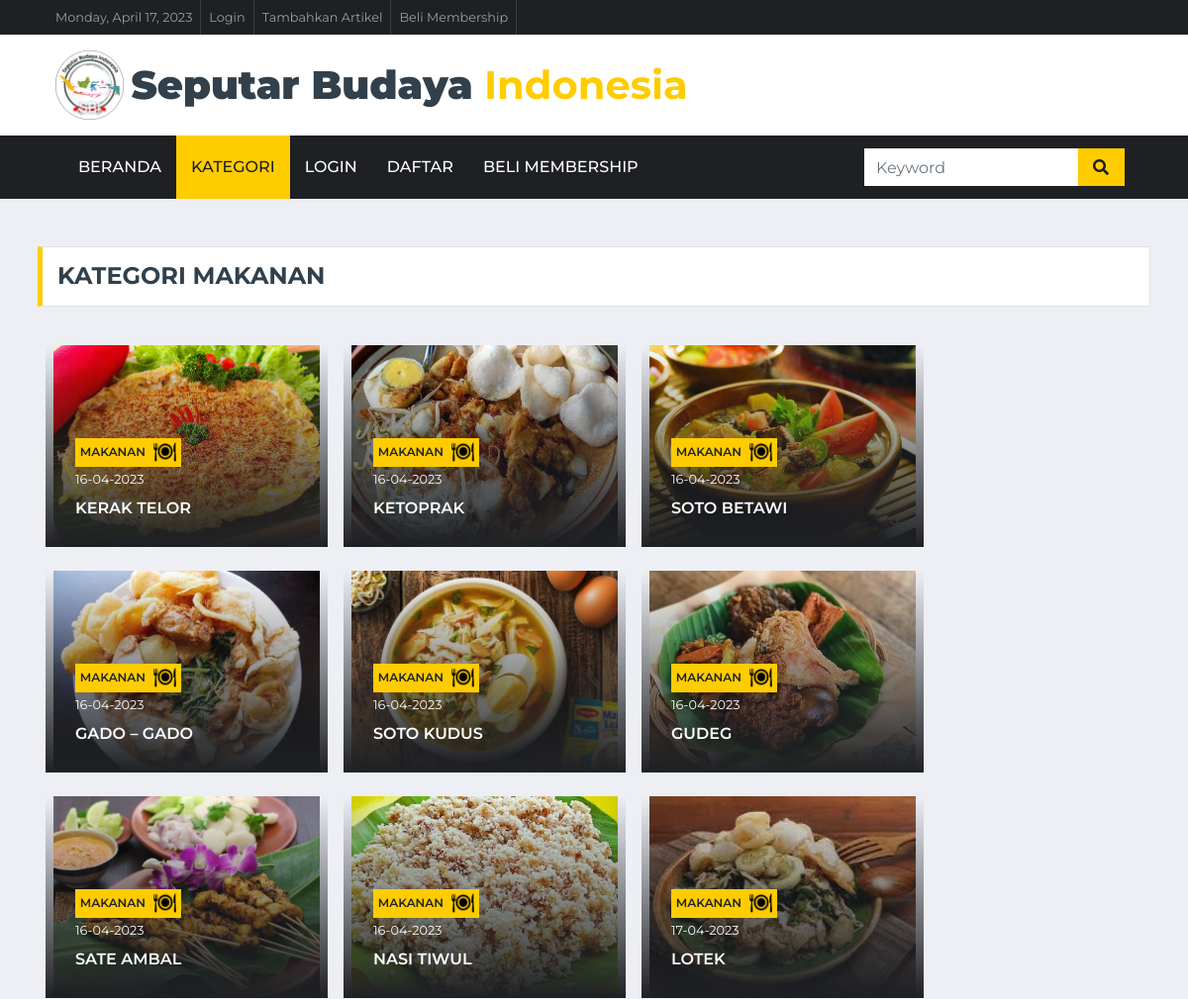
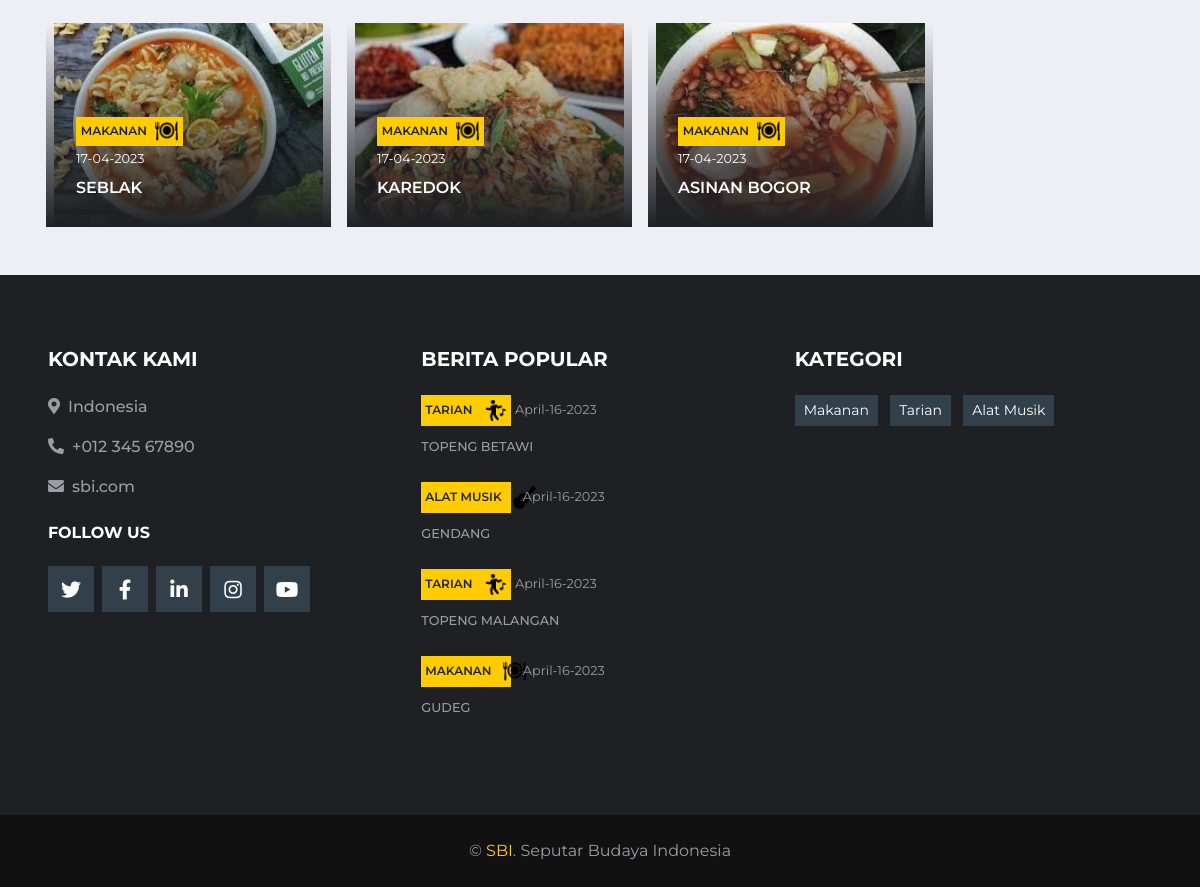
/index.php/kategori/makanan, run on the app's committed database (2 pictures, top to bottom).
### tables this page shows
CREATE TABLE `upload_content` (
  `id_konten` int(11) NOT NULL,
  `id_user` int(11) NOT NULL,
  `nama_penulis` varchar(80) NOT NULL,
  `judul_konten` varchar(255) NOT NULL,
  `daerah` varchar(50) NOT NULL,
  `kategori` varchar(50) NOT NULL,
  `kategori2` varchar(50) NOT NULL,
  `isi_konten` text NOT NULL,
  `gambar` text NOT NULL,
  `tgl_konten` datetime NOT NULL DEFAULT current_timestamp()
);

### application/controllers/Kategori.php (called while the page is built, shortened)
<?php
class Kategori extends CI_Controller {
	public function makanan() {
		$keyword = $this->input->post('keyword');
		$data_slider_home['home'] = $this->model_home->data_home2()->result();
		$data_home_navbar['data_home_navbar'] = $this->model_home->data_home_navbar()->result();
		$this->load->view('templates/header');
		$this->load->view('templates/navbar',$data_home_navbar);
		if ($keyword == null) {
			$data['makanan'] = $this->model_kategori->data_makanan()->result();
			$this->load->view('kategori/index', $data);
		}
			$this->load->view('templates/footer_content',$data_slider_home);
	}
}

### index.php (called while the page is built, shortened)
<?php
require_once BASEPATH.'core/CodeIgniter.php';

### application/models/model_kategori.php (called while the page is built, shortened)
<?php
class Model_kategori extends CI_Model
{
    public function data_makanan()
    {
        $this->db->select('*');
        $this->db->from('upload_content');
        $this->db->where('kategori','makanan');
        return $this->db->get();
    }
}

### application/models/model_home.php (called while the page is built, shortened)
<?php
class Model_home extends CI_Model
{
    public function data_home2()
    {
        $this->db->where('kategori2', "slider_home");
        $result = $this->db->get('upload_content');
        return $result;
    }
}

### application/views/kategori/index.php (the view, shortened to what this page needs)
<div class="container-fluid pt-5 mb-3">
    <div class="container">
        <div class="section-title">
            <?php foreach ($makanan as $ftr) : ?>
                <h4 class="m-0 text-uppercase font-weight-bold">Kategori <?= $ftr->kategori; ?></h4>
                <?php break; ?>
            <?php endforeach; ?>
        </div>
        <div class="ss">
            <div class="row gx-1">
                <?php foreach ($makanan as $ftr) : ?>
                    <?php
                       $daerah          = $ftr->daerah;
                       $kategori_folder = $ftr->kategori;
                       ?>
                    <div class="col-lg-3 col-md-5 ml-3 mt-4">
                        <div class="card-img">
                            <img src="<?= base_url() . '/upload_image/' . $daerah . '/' . strtolower($kategori_folder) . '/' . $ftr->gambar ?>" class="img-fluid card-img-top2">
                        </div>
                        <div class="overlay">
                            <div class="mb-2">
                                <?php if ($ftr->kategori == "makanan") { ?>
                                    <a class="badge badge-primary text-uppercase font-weight-semi-bold mr-1 d-flex align-items-center" href=""><?= $ftr->kategori ?> <img src="<?= base_url() ?>assets/img/food-icon.png" style="height: 23px;" class="ml-2" alt=""></a>
                                <?php }; ?>
                                <?php $originalDate = $ftr->tgl_konten;
                                   $newDate = date("d-m-Y", strtotime($originalDate)); ?>
                                <a class="text-white" href=""><small><?= $newDate ?></small></a>
                            </div>
                            <a class="h6 m-0 text-white text-uppercase font-weight-semi-bold" href="<?= base_url('detail/detail_konten/' . $ftr->id_konten); ?>"><?= $ftr->judul_konten ?></a>
                        </div>
                    </div>
                <?php endforeach; ?>
            </div>
        </div>
    </div>
</div>

### application/views/templates/footer_content.php
<div class="container-fluid bg-dark pt-5 px-lg-5 mt-5 px-4">
    <div class="row py-4">
        <div class="col-lg-4 col-md-6 mb-5">
            <h5 class="mb-4 text-white text-uppercase font-weight-bold">Kontak Kami</h5>
            <p class="font-weight-medium"><i class="fa fa-map-marker-alt mr-2"></i>Indonesia</p>
            <p class="font-weight-medium"><i class="fa fa-phone-alt mr-2"></i>+012 345 67890</p>
            <p class="font-weight-medium"><i class="fa fa-envelope mr-2"></i>sbi.com</p>
            <h6 class="mt-4 mb-4 text-white text-uppercase font-weight-bold">Follow Us</h6>
            <div class="d-flex justify-content-start">
                <a class="btn btn-lg btn-secondary btn-lg-square mr-2" href="#"><i class="fab fa-twitter"></i></a>
                <a class="btn btn-lg btn-secondary btn-lg-square mr-2" href="#"><i class="fab fa-facebook-f"></i></a>
                <a class="btn btn-lg btn-secondary btn-lg-square mr-2" href="#"><i class="fab fa-linkedin-in"></i></a>
                <a class="btn btn-lg btn-secondary btn-lg-square mr-2" href="#"><i class="fab fa-instagram"></i></a>
                <a class="btn btn-lg btn-secondary btn-lg-square" href="#"><i class="fab fa-youtube"></i></a>
            </div>
        </div>
        <div class="col-lg-4 col-md-6 mb-5">
            <h5 class="mb-4 text-white text-uppercase font-weight-bold">Berita Popular</h5>
            <div class="mb-3">
                <?php foreach ($home as $brt) :?>
                <div class="mb-2">
                <?php if ($brt->kategori == "tarian") { ?>
                    <a class="badge badge-primary text-uppercase font-weight-semi-bold p-1 " href="<?=base_url('kategori/tarian')?>"><?= $brt->kategori ?> <img src="<?= base_url() ?>assets/img/dance_icon.png" style="height: 23px;" class="ml-2" alt=""></a>
                    <?php }; ?>
                <?php if ($brt->kategori == "makanan") { ?>
                    <a class="badge badge-primary text-uppercase font-weight-semi-bold p-1 mr-2 w-25" href="<?=base_url('kategori/makanan')?>"><?= $brt->kategori ?> <img src="<?= base_url() ?>assets/img/food-icon.png" style="height: 23px;" class="ml-2" alt=""></a>
                    <?php }; ?>
                <?php if ($brt->kategori == "alat musik") { ?>
                    <a class="badge badge-primary text-uppercase font-weight-semi-bold p-1 mr-2 w-25" href="<?=base_url('kategori/alat_musik')?>"><?= $brt->kategori ?> <img src="<?= base_url() ?>assets/img/alat_musik.png" style="height: 23px;" class="ml-2" alt=""></a>
                    <?php }; ?>
                    <?php $originalDate = $brt->tgl_konten; $newDate = date("F-d-Y", strtotime($originalDate));?><a class="text-body" href=""><small><?= $newDate ?></small></a>
                </div>
                <a class="small text-body text-uppercase font-weight-medium" href=""><?=$brt->judul_konten;?></a>
                <br>
                <br>
                <?php endforeach ; ?>
            </div>
        </div>
        <div class="col-lg-4 col-md-6 mb-5">
            <h5 class="mb-4 text-white text-uppercase font-weight-bold">kATEGORI</h5>
            <div class="m-n1">
            <a href="<?=base_url('kategori/makanan')?>" class="btn btn-sm btn-secondary m-1">Makanan</a>
                <a href="<?=base_url('kategori/tarian')?>" class="btn btn-sm btn-secondary m-1">Tarian</a>
                <a href="<?=base_url('kategori/alat_musik')?>" class="btn btn-sm btn-secondary m-1">Alat Musik</a>
            </div>
        </div>
    </div>
</div>
<div class="container-fluid py-4 px-sm-3 px-md-5" style="background: #111111;">
    <p class="m-0 text-center">&copy; <a href="#">SBI</a>. Seputar Budaya Indonesia
</div>

### data on the page
upload_content: kategori "MAKANAN", daerah+kategori+gambar (picture), tgl_konten "16-04-2023", judul_konten "KERAK TELOR"
upload_content: daerah+kategori+gambar (picture), kategori "MAKANAN", tgl_konten "16-04-2023", judul_konten "KETOPRAK"
upload_content: daerah+kategori+gambar (picture), kategori "MAKANAN", tgl_konten "16-04-2023", judul_konten "SOTO BETAWI"
upload_content: daerah+kategori+gambar (picture), kategori "MAKANAN", tgl_konten "16-04-2023", judul_konten "GADO – GADO"
upload_content: daerah+kategori+gambar (picture), kategori "MAKANAN", tgl_konten "16-04-2023", judul_konten "SOTO KUDUS"
upload_content: daerah+kategori+gambar (picture), kategori "MAKANAN", tgl_konten "16-04-2023", judul_konten "GUDEG", tgl_konten "April-16-2023"
upload_content: daerah+kategori+gambar (picture), kategori "MAKANAN", tgl_konten "16-04-2023", judul_konten "SATE AMBAL"
upload_content: daerah+kategori+gambar (picture), kategori "MAKANAN", tgl_konten "16-04-2023", judul_konten "NASI TIWUL"
upload_content: daerah+kategori+gambar (picture), kategori "MAKANAN", tgl_konten "17-04-2023", judul_konten "LOTEK"
upload_content: daerah+kategori+gambar (picture), kategori "MAKANAN", tgl_konten "17-04-2023", judul_konten "SEBLAK"
upload_content: daerah+kategori+gambar (picture), kategori "MAKANAN", tgl_konten "17-04-2023", judul_konten "KAREDOK"
upload_content: daerah+kategori+gambar (picture), kategori "MAKANAN", tgl_konten "17-04-2023", judul_konten "ASINAN BOGOR"
upload_content: kategori "TARIAN", tgl_konten "April-16-2023", judul_konten "TOPENG BETAWI"
upload_content: kategori "ALAT MUSIK", tgl_konten "April-16-2023", judul_konten "GENDANG"
upload_content: kategori "TARIAN", tgl_konten "April-16-2023", judul_konten "TOPENG MALANGAN"
